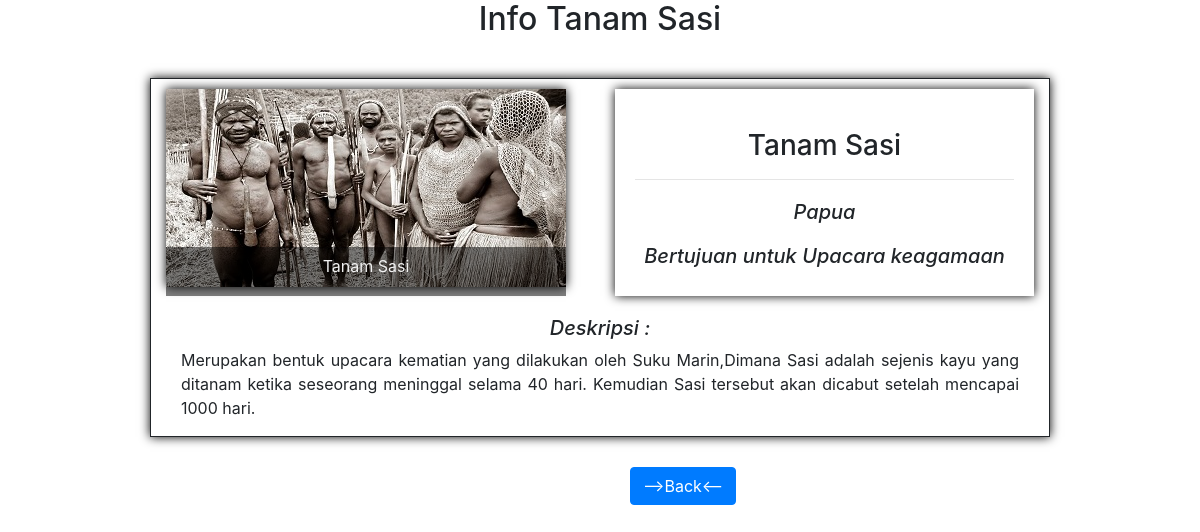
/php/profil.php?Id=3, run on the app's committed database.
### tables this page shows
CREATE TABLE `budaya_indonesia` (
  `Id` int(11) NOT NULL,
  `Nama` varchar(32) NOT NULL,
  `Berasal` varchar(32) NOT NULL,
  `Tujuan` varchar(32) NOT NULL,
  `Deskripsi` varchar(1024) NOT NULL,
  `Gambar` varchar(32) NOT NULL
);

### helper/functions.php (called while the page is built, shortened)
<?php
function koneksi()
{
	$scann = mysqli_connect("localhost","root","") or die("koneksi Ke DB gagal!");
    mysqli_select_db($scann,"pw_173040121") or die("Database Salah");
return $scann;
}
function query($sql)
{
	$scann = koneksi();
	$results = mysqli_query($scann,"$sql");
	$rows = [];
	while ($row = mysqli_fetch_assoc($results)) {
		$rows[]= $row;
	};
	return $rows;
}
 ?>

### php/profil.php (the view, shortened to what this page needs)
<?php
  require '..\helper\functions.php';
  $id = $_GET['Id'];
  $key = query("SELECT * FROM budaya_indonesia WHERE Id = $id")[0];
 ?>
 <!DOCTYPE html>
 <html>
 <head>
 	<link href="..\assets\css\bootstrap.min.css" rel="stylesheet">
 </head>
 <body>
  <H2 class="text-center">Info <?php echo $key["Nama"]; ?></H2>
  <div class="container">
    <div class="row">
      <div class="col-lg-6" id="container">
        <img style="width:400px;height:198px; "src="..\assets\img\<?php echo $key["Gambar"]; ?>" >
        <div class="content">
          <p class="text-center"><?php echo $key["Nama"] ?></p>
        </div>
      </div>
      <div class="col-lg-6" >
        <div class="card-body" style="box-shadow: 0 0  10px black; margin-top: 10px;">
        <h3 class="text-center card-title"><?php echo $key["Nama"] ?></h3><hr>
          <h5 class="card-title text-center"><?php echo $key["Berasal"]; ?></h5>
           <h5 class="text-center">Bertujuan untuk <?php echo $key["Tujuan"]; ?></h5>
        </div>
      </div>
    </div>
    <div class="col-lg-12 text-justify">
      <h5 class="text-center">Deskripsi :</h5>
      <p><?php echo $key["Deskripsi"]; ?></p>
    </div>
 </div>
 <a href="..\index.php"><button type="button" class="btn btn-primary">-->Back<--</button></a>
 </body>
 </html>

### php/profil.php (style rules this page uses)
a { margin-left: 630px; }
#container { position: relative; max-width: 900px; margin-top:10px; }
.container .content { position: absolute; bottom:0px; background: rgba(0, 0, 0, 0.5); color: #f1f1f1; width: 400px; padding: 2px; }
.content p { margin-top: 5px; }
.container { margin-top: 40px; border: 1px solid black; width: 900px; height: auto; background-color: white; border: 1px solid white; border:1px solid ; box-shadow: 0 0 10px black; margin-bottom: 30px; }
img { width: auto; box-shadow: 0 0 10px black; }
h5 { font-style: italic; margin-top: 20px; }
h3 { margin-top: 20px; }

### data on the page
budaya_indonesia: Nama "Tanam Sasi", Gambar (picture), Berasal "Papua", Tujuan "Upacara keagamaan", Deskripsi "Merupakan bentuk upacara kematian yang dilakukan oleh Suku Marin,Dimana Sasi adalah sejenis kayu yang ditanam ketika seseorang meninggal selama 40 hari. Kemudian Sasi tersebut akan dicabut setelah mencapai 1000 hari."
